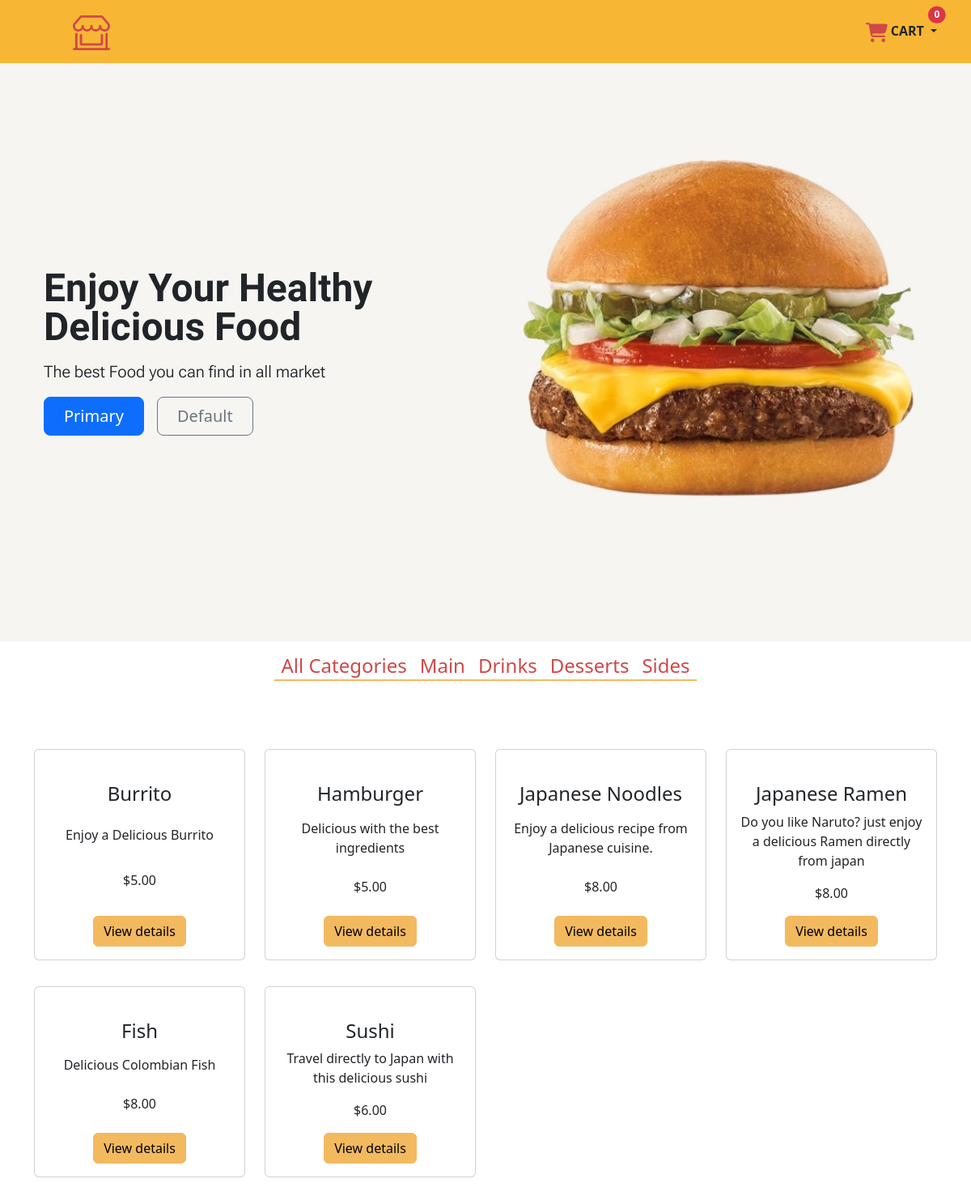
Page /ProductsByCategory/1 on the committed database.
### food/models.py (models this page shows, shortened)
class Category(models.Model):
    name = models.CharField(max_length=200)
    created = models.DateTimeField(auto_now_add=True)
    updated = models.DateTimeField(auto_now=True)
    class Meta:
        verbose_name = 'Category'
        verbose_name_plural = 'Categories'

class Items(models.Model):
    product_type = models.ForeignKey(Category, on_delete=models.RESTRICT,  related_name='products')
    item_name = models.CharField(max_length=200)
    item_description = models.CharField(max_length=200)
    item_price = models.DecimalField( max_digits = 5, decimal_places=2)
    imagen = models.ImageField(upload_to='food', null=True, blank=True)
    created_at = models.DateTimeField(auto_now_add=True)
    updated_at = models.DateTimeField(auto_now=True)

### food/views.py (the view, shortened to what this page needs)
# urls.py: path("", views.home, name="home"),
def home(request, category_id=None):
    if category_id:
        objCategory = Category.objects.get(id=category_id)
        product_list = objCategory.products.all()
        category_list = Category.objects.all()
        context = {
            'category_list': category_list,
            'product_list': product_list,
        }
    return render(request, 'food/index.html', context)

### food/templates/food/index.html (shortened to what this page needs)
{% extends "food/base.html" %}
    {% block content %}
   <div class="container-fluid">
    <div class="d-flex justify-content-center bg-transparent" style="width: 100%;">
        <nav class="navbar navbar-expand-lg ">
            <div class="offcanvas offcanvas-end" tabindex="-1" id="navbarOffcanvasLg" aria-labelledby="navbarOffcanvasLgLabel">
                <div class="offcanvas-body">
                    <ul class="navbar-nav me-auto mb-2 mb-lg-0">
                        <li class="nav-item">
                            <a class="nav-link active red_color" aria-current="page" href="{% url 'food:home' %}">
                                <h4>All Categories</h4>
                            </a>
                        </li>
                        {% for category in category_list %}
                        <li class="nav-item">
                            <a class="nav-link active red_color" aria-current="page" href="{% url 'food:ProductsByCategory' category.id %}">
                                <h4>{{ category.name }}</h4>
                            </a>
                        </li>
                        {% endfor %}
                    </ul>
                </div>
            </div>
        </nav>
    </div>
</div>
    <div class=" bg-body-light ">
        <div class="container ">
            <div class="row py-5  justify-content-start ">
                {% for item in product_list %}
                <div class="col-12 col-sm-6 col-lg-3 d-flex text-center justify-content-start py-3">
                    <div class="card h-100 d-flex flex-column " style="width: 18rem;">
                        <div class="card-body d-flex flex-column">
                            <a href="{{ item.imagen.url }}" class=""><img src="{{ item.imagen.url }}" class="img-fluid"
                                    style="height: 210px;" alt=""></a>
                            <h4>{{ item.item_name }}</h4>
                            <p class="mt-auto">
                                {{ item.item_description }}
                            </p>
                            <p class="mt-auto">
                                ${{ item.item_price }}
                            </p>
                            <div class="mt-auto">
                                <a data-bs-toggle="modal" data-bs-target="#detallesModal{{ item.id }}"
                                    class="btn btn-info" style="background-color: #F3B95F; border-color: #F3B95F;">
                                    View details
                                </a>
                            </div>
                        </div>
                    </div>
                </div>
                {% endfor %}
            </div>
        </div>
        {% endblock %}

### food/static/css/styles.css (style rules this page uses)
.red_color { color: #D04848 !important; font-size: 26px !important; }
.navbar .nav-link:after { content: ''; width: 100%; height: 2px; background-color: #F3B95F; position: absolute; bottom: 20px; left: 0; }

### rows in the picture
Category: name "Main"
Category: name "Drinks"
Category: name "Desserts"
Category: name "Sides"
Items: item_name "Burrito", item_description "Enjoy a Delicious Burrito", item_price "5.00"
Items: item_name "Hamburger", item_description "Delicious with the best ingredients", item_price "5.00"
Items: item_name "Japanese Noodles", item_description "Enjoy a delicious recipe from Japanese cuisine.", item_price "8.00"
Items: item_name "Japanese Ramen", item_description "Do you like Naruto? just enjoy a delicious Ramen directly from japan", item_price "8.00"
Items: item_name "Fish", item_description "Delicious Colombian Fish", item_price "8.00"
Items: item_name "Sushi", item_description "Travel directly to Japan with this delicious sushi", item_price "6.00"

### other values in the picture
{{ request.session.cart.items|length }} "0"
